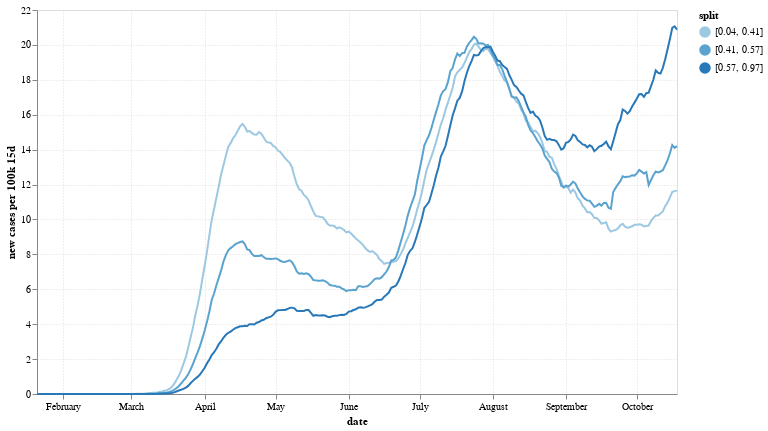

This figure's notebook cell:
### Code cell
make_line_timeseries(
    nyt_df, 
    info_df, 
    y='new_cases_per_100k_15d', 
    splits=3,
    split_on='per_gop', 
    equal_pop=True)

### Figure 1 — Vega-Lite specification as saved in the notebook (floating-point values rounded to 4 significant figures; data arrays with more than 128 entries replaced by an {"elided": "..."} marker saying what was removed)
{"config": {"view": {"continuousWidth": 400, "continuousHeight": 300}, "axis": {"gridDash": [1, 2]}}, "layer": [{"mark": "line", "encoding": {"color": {"type": "ordinal", "field": "split"}, "x": {"type": "temporal", "field": "date"}, "y": {"type": "quantitative", "field": "new_cases_per_100k_15d", "title": "new cases per 100k 15d"}}}, {"mark": "point", "encoding": {"opacity": {"value": 0}, "x": {"type": "temporal", "field": "date"}}, "selection": {"selector025": {"type": "single", "nearest": true, "on": "mouseover", "fields": ["date"], "empty": "none"}}}, {"mark": "point", "encoding": {"color": {"type": "ordinal", "field": "split"}, "opacity": {"condition": {"value": 1, "selection": "selector025"}, "value": 0}, "x": {"type": "temporal", "field": "date"}, "y": {"type": "quantitative", "field": "new_cases_per_100k_15d", "title": "new cases per 100k 15d"}}}, {"mark": {"type": "rule", "color": "gray"}, "encoding": {"size": {"value": 1}, "x": {"type": "temporal", "field": "date"}}, "transform": [{"filter": {"selection": "selector025"}}]}, {"mark": {"type": "text", "align": "left", "dx": 5, "dy": -5, "stroke": "white", "strokeWidth": 3}, "encoding": {"color": {"type": "ordinal", "field": "split"}, "text": {"condition": {"type": "quantitative", "field": "new_cases_per_100k_15d", "format": ".1f", "selection": "selector025"}, "value": " "}, "x": {"type": "temporal", "field": "date"}, "y": {"type": "quantitative", "field": "new_cases_per_100k_15d", "title": "new cases per 100k 15d"}}}, {"mark": {"type": "text", "align": "left", "dx": 5, "dy": -5}, "encoding": {"color": {"type": "ordinal", "field": "split"}, "text": {"condition": {"type": "quantitative", "field": "new_cases_per_100k_15d", "format": ".1f", "selection": "selector025"}, "value": " "}, "x": {"type": "temporal", "field": "date"}, "y": {"type": "quantitative", "field": "new_cases_per_100k_15d", "title": "new cases per 100k 15d"}}}], "data": {"name": "data-750ff8696aa86fcbe637142108140a83"}, "height": 384, "width": 640, "$schema": "https://vega.github.io/schema/vega-lite/v4.8.1.json", "datasets": {"data-750ff8696aa86fcbe637142108140a83": {"elided": "816 records"}}}
